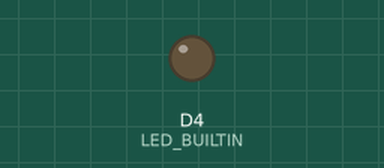
Simulated run of this sketch. Board: ESP8266 (Wemos D1 mini). On the bench: output pins drawn as LEDs (lit = HIGH, except the on-board LED, lit = LOW). What the sketch prints to the serial monitor is not drawn. At 2.0 s the program puts the board to deep sleep or switches it off; the recording ends there.

Above: at 0.1 s.
At 1.1 s:
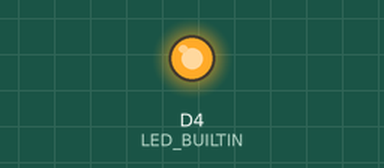
Timing chart, 0 to 2.0 s (numbered marks = the images above):
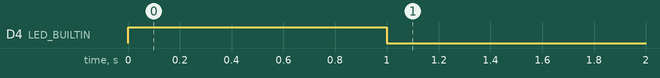

Measured:
- by itself, D4 (LED_BUILTIN): LOW → HIGH at 0.00 s, → LOW 1.0 s later

The sketch:

DeepSleep.ino
```cpp
#include <ESP8266WiFi.h>       // To connect to the WiFi network.

void setup() {
  Serial.begin(74880);
  Serial.println();
  Serial.println("Starting....");

  Serial.setTimeout(2000);

  // Wait for serial to initialize.
  while(!Serial) { }

  // This does not work with NodeMCU, becuase the LED_BUILTIN is connected to GPIO16,
  // and Deep Sleep needs to connect GPIO16 to RST.
  // On Wemos D1 Mini LED_BUILTIN is GPIO2, so this flashing works.
  Serial.println("Flashing the LED...");
  pinMode(LED_BUILTIN, OUTPUT);
  digitalWrite(LED_BUILTIN, HIGH);
  delay(1000);
  digitalWrite(LED_BUILTIN, LOW);
  delay(1000);

  Serial.println("Getting MAC address...");
  Serial.println(WiFi.macAddress());

  Serial.println("Going to sleep...");
  pinMode(D0, WAKEUP_PULLUP);
  ESP.deepSleep(10e6);
}

void loop() {
}
```
